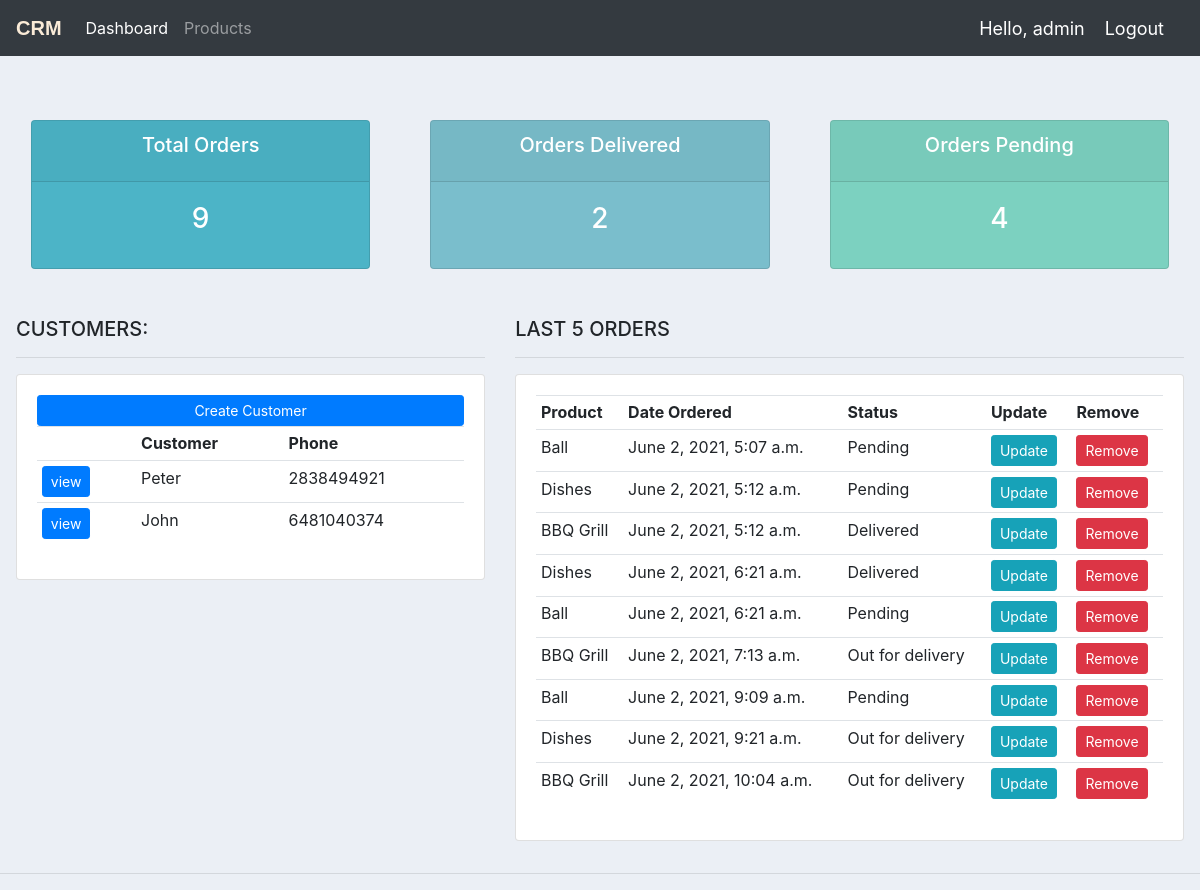
/accounts/ (signed in), run on the app's committed database.
### accounts/models.py (models this page shows, shortened)
class Customer(models.Model):
    name = models.CharField(max_length=200, null=True)
    phone = models.CharField(max_length=200, null=True)
    email = models.CharField(max_length=200, null=True)
    date_created = models.DateTimeField(auto_now_add=True, null=True)

class Order(models.Model):
    STATUS = (
        ('Pending', 'Pending'),
        ('Out for delivery', 'Out for delivery'),
        ('Delivered', 'Delivered')
    )
    customer = models.ForeignKey(Customer, null=True, on_delete=models.SET_NULL)
    product = models.ForeignKey(Product, null=True, on_delete=models.SET_NULL)
    date_created = models.DateTimeField(auto_now_add=True, null=True)
    status  = models.CharField(max_length=200, null=True, choices=STATUS)

class Product(models.Model):
    CATEGORY = (
        ('Indoor', 'Indoor'),
        ('Out Door', 'Out Door')
    )
    name = models.CharField(max_length=200, null=True)
    price = models.FloatField(null=True)
    category = models.CharField(max_length=200, null=True, choices=CATEGORY)
    description = models.CharField(max_length=200, null=True, blank=True)
    date_created = models.DateTimeField(auto_now_add=True, null=True)
    tag = models.ManyToManyField(Tag)
    def __str__(self) -> str:
        return self.name

### accounts/views.py (the view)
# urls.py: path('', views.home, name='home'),
@login_required(login_url='login')
def home(request):
    orders = Order.objects.all()
    customers = Customer.objects.all()
    total_customers = customers.count()
    total_orders = orders.count()
    delivered = orders.filter(status='Delivered').count()
    pending = orders.filter(status='Pending').count()
    context = {'orders': orders, 'customers': customers, 'total_orders': total_orders,
                'total_customers': total_customers, 'delivered':delivered,
                'pending':pending}
    return render(request, 'accounts/dashboard.html', context)

### templates/accounts/dashboard.html
{% extends 'accounts/main.html' %}
{% block content %}
{% include 'accounts/status.html' %}
<div class="row p-3">
    <div class="col-md-5">
        <h5>CUSTOMERS:</h5>
        <hr>
        <div class="card card-body">
            <a href="" class="btn btn-primary btn-sm btn-block">Create Customer</a>
            <table class="table table-sm">
                <tr>
                    <th></th>
                    <th>Customer</th>
                    <th>Phone</th>
                </tr>
                {% for c in customers %}
                    <tr>
                        <td><a href="{% url 'customer' c.id %}" class="btn btn-primary btn-sm">view</a></td>
                        <td>{{ c.name }}</td>
                        <td>{{ c.phone }}</td>
                    </tr>
                {% endfor %}
            </table>
        </div>
    </div>
    <div class="col-md-7">
        <h5>LAST 5 ORDERS</h5>
        <hr>
        <div class="card card-body">
            <table class="table table-sm">
                <tr>
                    <th>Product</th>
                    <th>Date Ordered</th>
                    <th>Status</th>
                    <th>Update</th>
                    <th>Remove</th>
                </tr>
                {% for o in orders %}
                    <tr>
                        <td>{{ o.product }}</td>
                        <td>{{ o.date_created }}</td>
                        <td>{{ o.status }}</td>
                        <td><a href="{% url 'update_order' o.id %} " class="btn btn-sm btn-info">Update</a></td>
                        <td><a href="{% url 'delete_order' o.id %}" class="btn btn-sm btn-danger">Remove</a></td>
                    </tr>
                {% endfor %}
            </table>
        </div>
    </div>
</div>
{% endblock %}

### templates/accounts/main.html (shortened to what this page needs)
<!DOCTYPE html>
<html lang="en">
<head>
    <link rel="stylesheet" href="https://stackpath.bootstrapcdn.com/bootstrap/4.4.1/css/bootstrap.min.css">
    {% load static %}
    <link rel="stylesheet" type="text/css" href="{% static '/css/main.css' %}">
</head>
<body>
    {% include 'accounts/navbar.html' %}
    <br>
    {% block content %}
    {% endblock %}
    <hr>
</body>
</html>

### templates/accounts/navbar.html (shortened to what this page needs)
{% load static %}
<nav class="navbar navbar-expand-lg navbar-dark bg-dark">
    <a class="navbar-brand" href="{% url 'home' %}" id="logo">CRM</a>
    <div class="collapse navbar-collapse" id="navbarNav">
      <ul class="navbar-nav">
        <li class="nav-item active">
          <a class="nav-link" href="{% url 'home' %}">Dashboard</a>
        </li>
        <li class="nav-item">
          <a class="nav-link" href="{% url 'products' %}">Products</a>
        </li>
      </ul>
    </div>
    <span class="hello-msg">Hello, {{ request.user }}</span>
    <span style="color: #ebecac"><a href="{% url 'logout' %}" class="hello-msg">Logout</a></span>
  </nav>

### templates/accounts/status.html
<br>
<div class="row p-3">
	<div class="col">
		<div class="col-md">
			<div class="card text-center text-white  mb-3" id="total-orders">
			  	<div class="card-header">
			  		<h5 class="card-title">Total Orders</h5>
			  	</div>
			  	<div class="card-body">
			    	<h3 class="card-title">{{ total_orders }}</h3>
			  	</div>
			</div>
		</div>
	</div>
	<div class="col">
		<div class="col-md">
			<div class="card text-center text-white  mb-3" id="orders-delivered">
			  	<div class="card-header">
			  		<h5 class="card-title">Orders Delivered</h5>
			  	</div>
			  	<div class="card-body">
			    	<h3 class="card-title">{{ delivered }}</h3>
			  	</div>
			</div>
		</div>
	</div>
	<div class="col">
		<div class="col-md">
			<div class="card text-center text-white  mb-3" id="orders-pending">
			  	<div class="card-header">
			  		<h5 class="card-title">Orders Pending</h5>
			  	</div>
			  	<div class="card-body">
			    	<h3 class="card-title">{{ pending }}</h3>
			  	</div>
			</div>
		</div>
	</div>
</div>

### static/css/main.css (style rules this page uses)
body { background-color: #ebeff5; }
#total-orders { background-color: #4cb4c7; }
#orders-delivered { background-color: #7abecc; }
#orders-pending { background-color: #7CD1C0; }
#logo { font-family: Impact, Haettenschweiler, 'Arial Narrow Bold', sans-serif; font-weight: bold; color: antiquewhite; }

### templates/accounts/navbar.html (style rules this page uses)
.hello-msg { font-size: 18px; color: #ffffff; margin-right: 20px; }

### data on the page
Customer: name "Peter", phone "2838494921"
Customer: name "John", phone "6481040374"
Order: product "Ball", date_created "June 2, 2021, 5:07 a.m.", status "Pending"
Order: product "Dishes", date_created "June 2, 2021, 5:12 a.m.", status "Pending"
Order: product "BBQ Grill", date_created "June 2, 2021, 5:12 a.m.", status "Delivered"
Order: product "Dishes", date_created "June 2, 2021, 6:21 a.m.", status "Delivered"
Order: product "Ball", date_created "June 2, 2021, 6:21 a.m.", status "Pending"
Order: product "BBQ Grill", date_created "June 2, 2021, 7:13 a.m.", status "Out for delivery"
Order: product "Ball", date_created "June 2, 2021, 9:09 a.m.", status "Pending"
Order: product "Dishes", date_created "June 2, 2021, 9:21 a.m.", status "Out for delivery"
Order: product "BBQ Grill", date_created "June 2, 2021, 10:04 a.m.", status "Out for delivery"

### other printed values
{{ request.user }} "admin"
{{ total_orders }} "9"
{{ delivered }} "2"
{{ pending }} "4"
